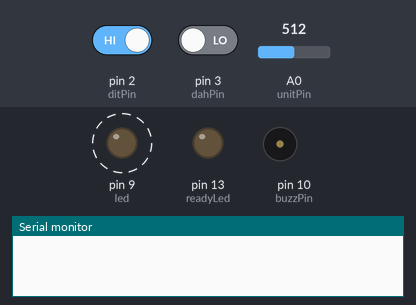
This sketch was run on a simulated Arduino Leonardo, built with avr-gcc and run on an emulated ATmega32U4. On the bench: output pins drawn as LEDs (lit = HIGH), buzzer (waves = sounding), the last lines printed to the serial monitor. Dashed ring = blinking. The test bench sets the inputs (shaded band); at power-on: pin 3 (dahPin) LOW, pin 2 (ditPin) HIGH, A0 (unitPin) = 512. USB keyboard and mouse output is not drawn.

Above: at 1.32 s.
1.8 s: pin 3 (dahPin) driven HIGH
At 3.6 s:
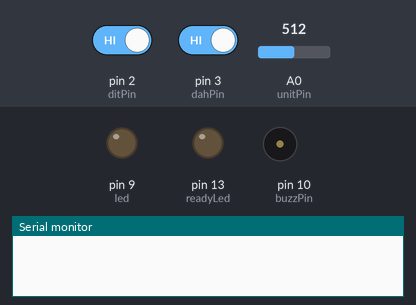
4.0 s: pin 2 (ditPin) driven LOW
At 4.28 s:
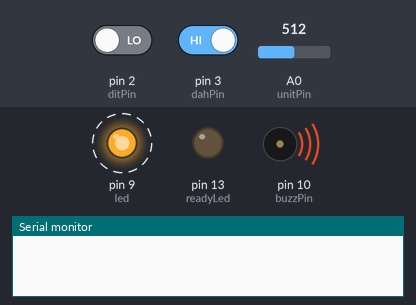
7.0 s: pin 2 (ditPin) driven HIGH
At 7.73 s:
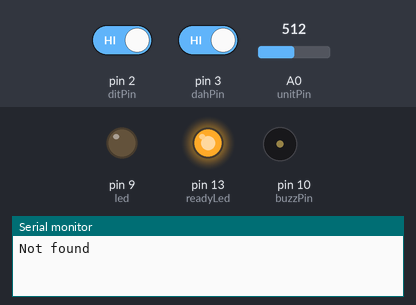
9.0 s: pin 3 (dahPin) driven LOW
At 9.17 s:
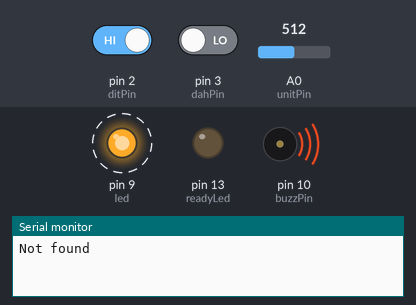
Timing chart, 0 to 13.0 s (numbered marks = the images above; inputs shaded):
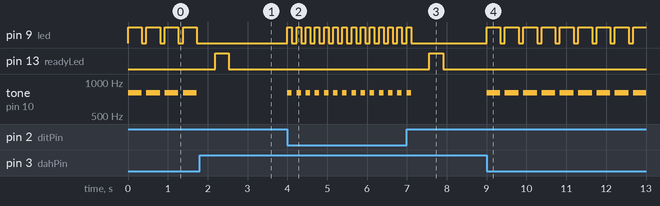

Measured:
- after the input at 1.8 s, pin 9 (led): stops changing and stays LOW; pin 13 (readyLed): LOW → HIGH after 0.39 s, → LOW 0.35 s later; tone on pin 10 (buzzPin): stops changing and stays silent
- after the input at 4.0 s, pin 9 (led): alternates HIGH for 0.12 s and LOW for 0.12 s, starting at once; tone on pin 10 (buzzPin): alternates 800 Hz for 0.12 s and silent for 0.12 s, starting at once
- after the input at 7.0 s, pin 9 (led): goes on until 7.1 s, then stays LOW; pin 13 (readyLed): LOW → HIGH after 0.57 s, → LOW 0.34 s later; tone on pin 10 (buzzPin): goes on until 7.1 s, then stays silent
- after the input at 9.0 s, pin 9 (led): alternates HIGH for 0.35 s and LOW for 0.12 s, starting at once; tone on pin 10 (buzzPin): alternates 800 Hz for 0.35 s and silent for 0.12 s, starting at once
- by itself, pin 9 (led): alternates HIGH for 0.35 s and LOW for 0.12 s
- by itself, tone on pin 10 (buzzPin): alternates 800 Hz for 0.35 s and silent for 0.12 s

The sketch:

cootie_keyboard.ino
```cpp
// (licence header left out)
#include <Keyboard.h>

int ditPin = 2;
int dahPin = 3;
int buzzPin = 10;
int led = 9;
int readyLed = 13;
int spaceLimiter = true;  // This controls whether to add a space
String code = "";
unsigned long timer;
int unit = 50; // Default speed, use to set manually
int uvr = 0;
int unitPin = A0;

void setup() {

Serial.begin(9600);
Keyboard.begin();
pinMode(ditPin, INPUT);
pinMode(dahPin, INPUT);
pinMode(led, OUTPUT);
pinMode(readyLed, OUTPUT);
pinMode(buzzPin, OUTPUT);

}

void loop() {

  // Remove these two lines if set speed manually
  uvr = analogRead(unitPin);
  unit = map(uvr, 0, 1023, 30, 200);

 timer = millis();
 while ((millis() - timer) < unit*3) {
   while (digitalRead(ditPin) == LOW) {
    tone(buzzPin, 800, unit);
    digitalWrite(readyLed, LOW);
    digitalWrite(led, HIGH);
    delay(unit);
    digitalWrite(led, LOW);
    delay(unit);
    code += "0";
    timer = millis();
    spaceLimiter = false;
  }

    while (digitalRead(dahPin) == LOW) {
    digitalWrite(readyLed, LOW);
    tone(buzzPin, 800, unit*3);
    digitalWrite(led, HIGH);
    delay(unit*3);
    digitalWrite(led, LOW);
    delay(unit);
    code += "1";
    timer = millis();
    spaceLimiter = false;
  }
}

digitalWrite(readyLed, LOW);
digitalWrite(led, LOW);

if (code != "") {
decoder(code);
code = "";
digitalWrite(readyLed, HIGH);

}

else if (spaceLimiter == false) {
Keyboard.print(" ");
spaceLimiter = true;
digitalWrite(readyLed, LOW);
}
}

void decoder(String code) {

  static String letters[] = {"01", "1000", "1010", "100", "0", "0010", "110",
                             "0000", "00", "0111", "101", "0100", "11", "10",
                             "111", "0110", "1101","010", "000", "1", "001",
                             "0001", "011", "1001", "1011", "1100", "E"};

  static String numbers[] = {"11111", "01111", "00111", "00011", "00001",
                             "00000", "10000", "11000", "11100", "11110", "E"};

  int i = 0;                          //counter for letters loop
  int j = 0;                          //counter for numbers loop

  if (code == "010101") {             //manual checks for punctuation
    Keyboard.print(".");
  }
  else if (code == "110011") {
    Keyboard.print(",");
  }
  else if (code == "001100") {
    Keyboard.print("?");
  }
  else if (code == "10010") {
    Keyboard.print("/");
  }
  else if (code == "011010") {
    Keyboard.print("@");
  }
  else if (code == "1111") {
    Keyboard.print(" ");
  }
  else if (code == "111000") {
    Keyboard.print(";");
  }
  else if (code == "10001") {
    Keyboard.print("=");
  }
  else if (code == "100001") {
    Keyboard.print("-");
  }
  else if (code == "00000000") {
    Keyboard.write(KEY_BACKSPACE); // Note use of .write
    Keyboard.write(KEY_BACKSPACE); // Errors are usually accompanied by unwanted space after
    spaceLimiter = true;
  }

  else {
    while (letters[i] != "E") {       //loops letter array for match
      if (letters[i] == code) {
        Keyboard.print(char('A' + i));     //adds index of the array to 'A' to give letter, replace "A" with "a" for lower case typing
        break;
      }
      i++;
    }
    while (numbers[j] != "E") {       //loops number array for match
      if (numbers[j] == code) {
        Keyboard.print(0 + j);             //adds index of the array to 0 to give number
        break;
      }
      j++;
    }
    if (letters[i] == "E" && numbers[j] == "E") { //do nothing if character not found
      Serial.println("Not found");
      spaceLimiter = true;
    }
  }
  code = "";                          //empty code variable for next loop
}
```
